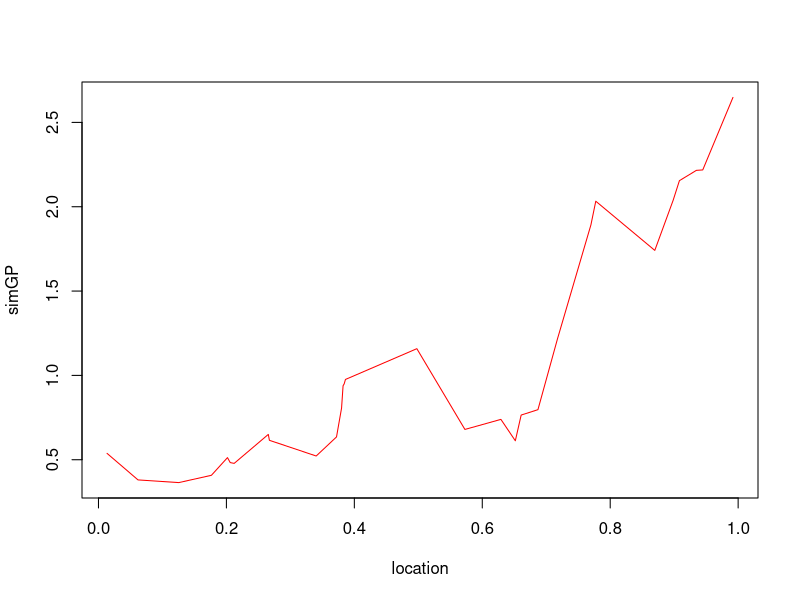

Recreate this plot in R. (Note: this script raises an error after producing the figure.)
############################
## Probability Example 3
## Simulate from Gaussian
## process, w/ mean 0
## covariance between X_i and X_j=sigmasq*exp(-d_ij/phi)
## where d_ij is Euclidean distance between X_i and X_j
## sigmasq, phi> 0 are parameters of model
## e.g. sigmasq=1, phi =0.8
## simulate locations for random variables according to
## Unif(0,1)
############################
library(MASS)
N=30
phi=0.8
sigmasq=1
beta=2
set.seed(1)
loc=sort(runif(N)) ## generate locns, then sort them in order (for plotting ease later)
locmat=cbind(loc, rep(0,N)) # each vector in this matrix is a locn (in 2D w/ 2nd dimension 0)
distmat=as.matrix(dist(locmat)) # distance matrix (Euclidean)
covmat = sigmasq*exp(-distmat/phi) # covariance matrix w/ expon cov
muvec= beta*loc
simGP=mvrnorm(n = 1, muvec, covmat) #, tol = 1e-6, empirical = FALSE, EISPACK = FALSE)
plot(loc,simGP, col="red", type="l", xlab="location")
simGP=mvrnorm(n = M, muvec, covmat) #, tol = 1e-6, empirical = FALSE, EISPACK = FALSE)

dim(simGP) ## M rows (replicates) each of 30-dimensional multivariate normal
sum(simGP[,3]>simGP[,4]^2 + simGP[,5])/M

### approximate P()

## x = grf(1000, grid = "irreg", nx, ny, xlims = c(0, 1), ylims = c(0, 1), borders, nsim = 1, cov.model = "matern", kappa = 0.5,nugget = 0, lambda = 1, mean = 0)
## x = grf(1000, cov.pars=c(1, .25), grid = "irreg")
## x = grf(1000, cov.pars=c(1, .25), grid = "irreg")
## xcoord = c(runif(500, 0.4,0.45), runif(500, 0,1))
## ycoord =  c(runif(500, 0.7,0.75), runif(500, 0,1))
## x = grf(1000, cov.pars=c(1, .25), grid =cbind(xcoord, ycoord))
## A=rnorm(10)
## B=(A)%*%t(A)
## system.time((C=chol(B)))

